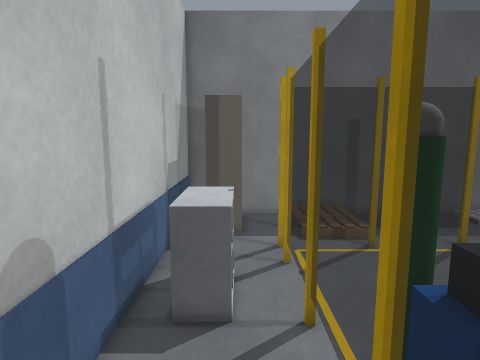
[1] (above)

16 first-person views from a walk through a robot-simulator world made for Gazebo. The camera is 1.2 m above the floor, tilts 8° down and sees 75° across. The floor is counted in squares, 0.25 m on a side. Each view is taken from the middle of a square. On the plan, view 1 faces up. The plan holds only what a view shows up to about 20 squares ahead; the rest is blank. The place goes on beyond the plan. Some stock models are drawn as simple stand-ins.

[2]
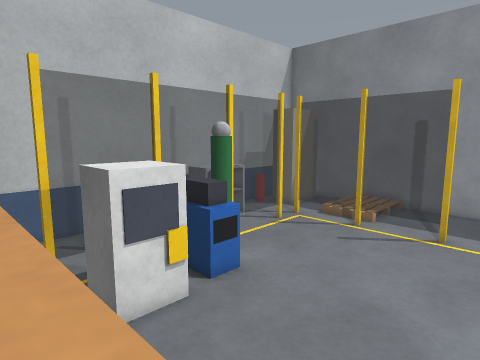

[3]
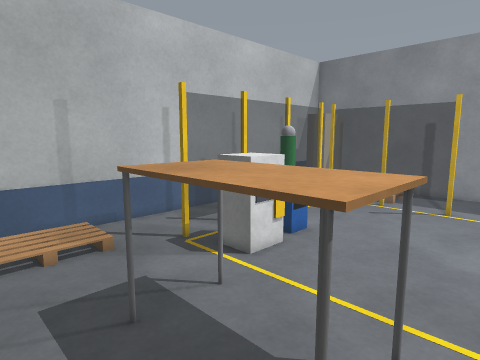

[4]
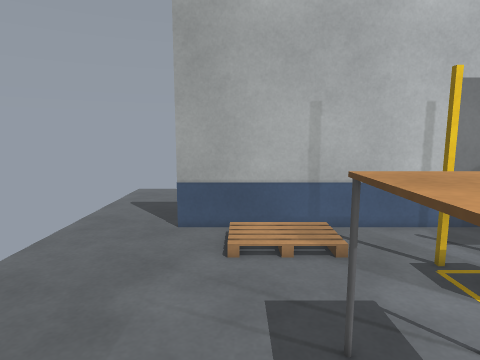

[5]
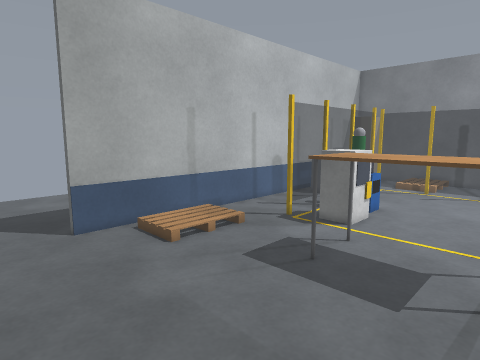

[6]
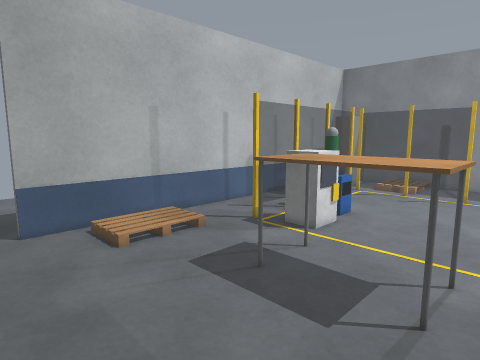

[7]
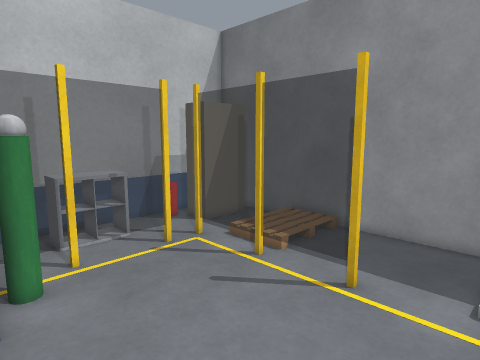

[8]
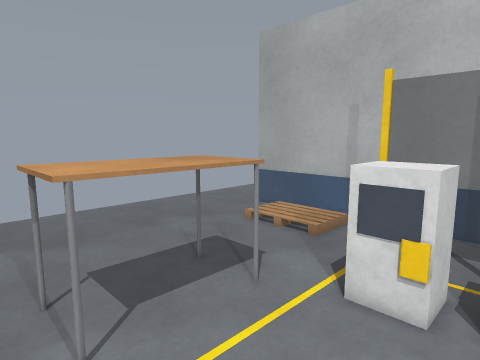

[9]
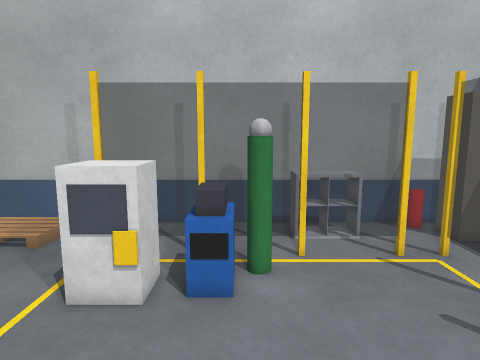

[10]
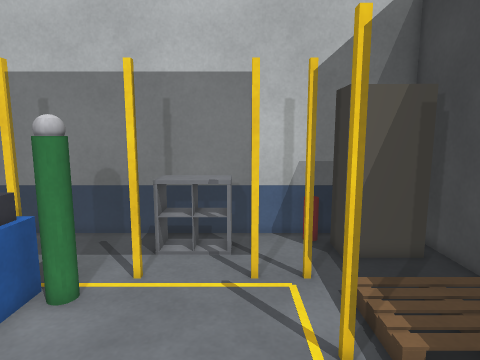

[11]
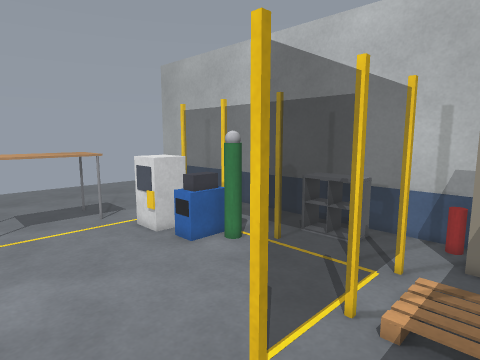

[12]
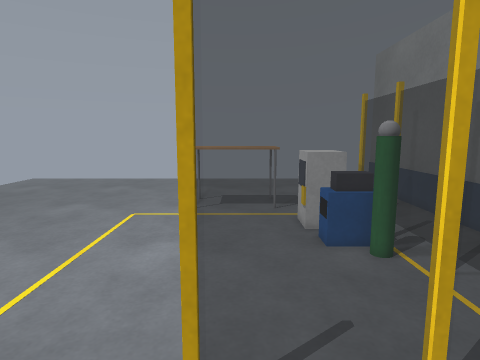

[13]
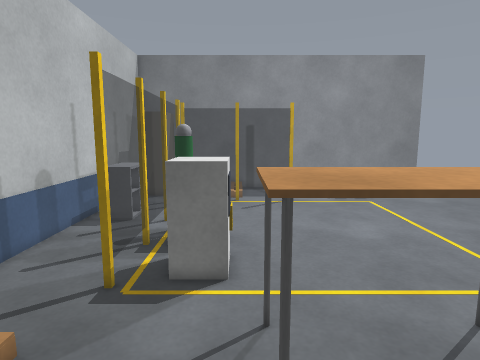

[14]
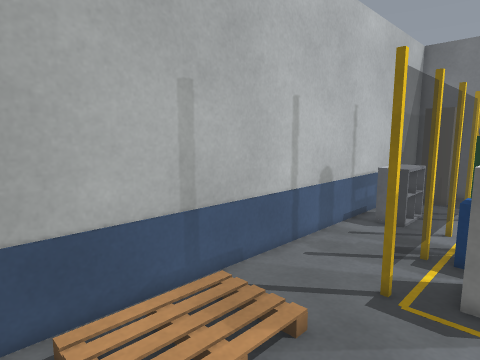

[15]
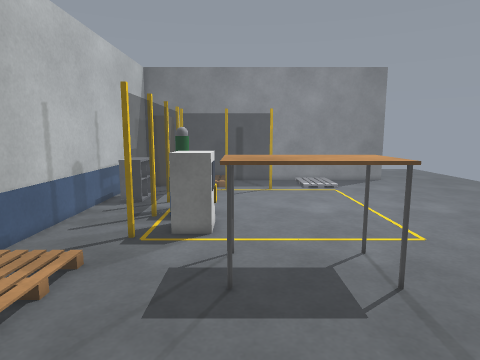

[16]
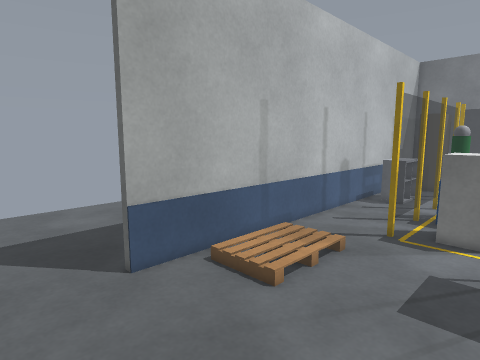

### Floor plan
Key: @ floor where view 1 was taken; # wall or solid block; . floor; / step, stairs or slope; = window, fence, low wall or low ledge; C cabinet; P yellow post; S shelf; B blue box; A dark grey box; L black box; G grey box; Y yellow box; T table; E fire extinguisher; O other object.
Columns run from 15 left of view 1 to 14 right of it. Each row starts with its distance up from view 1.
 19             ##################
 18             #  C../  /.......
 17             #  C..   /........
 16             #  C..////.......
 15             #ECC..////.......
 14             #E...............
 13             #....P===P===P...
 12             #.................
 11             #.S..P............
 10             #SSS.=............
  9             #SSS.=............
  8             #SSS.P............
  7             #....P............
  6             #....=O...........
  5             #....=BAB.........
  4             #....PAAL.........
  3             #....P............
  2             #....=.GGY........
  1             #....=.GGA........
  0             #..@.P.GG.........
 -1             #.................
 -2             #.................
 -3             #.........TTTTTT..
 -4             #////.....TTTTTT..
 -5             #////.....TTTTTT..
 -6             #////.....TTTTTT..
 -7             #////.............
 -8    ..       #/ //............
 -9  .......    #.................
-10  .........  #...............
-11 ............#...............
-12 ............................
-13 ............................
-14   .......................... .
-15          ...................
-16          ...........  .......

Positions as (right, up) in squares from view 1, and headings:
1: (0, 0), facing up
2: (13, -3), facing up-left
3: (14, -9), facing up-left
4: (13, -8), facing left
5: (13, -16), facing up-left
6: (14, -14), facing up-left
7: (14, 4), facing up-left
8: (14, 4), facing down-left
9: (14, 5), facing left
10: (12, 11), facing left
11: (14, 17), facing down-left
12: (9, 18), facing down
13: (6, -10), facing up
14: (5, -10), facing up-left
15: (7, -15), facing up
16: (7, -16), facing up-left
